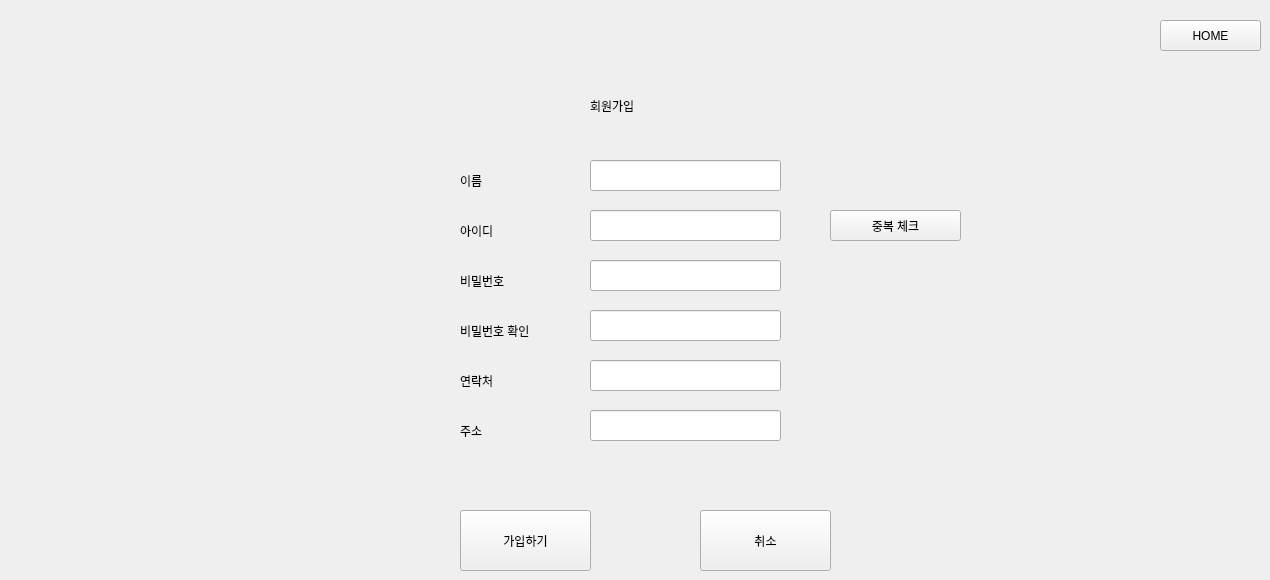
   <widget class="QWidget" name="page_2">
    <widget class="QLabel" name="label_5">
     <property name="geometry">
      <rect>
       <x>460</x>
       <y>150</y>
       <width>61</width>
       <height>61</height>
      </rect>
     </property>
     <property name="text">
      <string>이름</string>
     </property>
    </widget>
    <widget class="QLabel" name="label_6">
     <property name="geometry">
      <rect>
       <x>460</x>
       <y>200</y>
       <width>71</width>
       <height>61</height>
      </rect>
     </property>
     <property name="text">
      <string>아이디</string>
     </property>
    </widget>
    <widget class="QLabel" name="label_7">
     <property name="geometry">
      <rect>
       <x>460</x>
       <y>250</y>
       <width>71</width>
       <height>61</height>
      </rect>
     </property>
     <property name="text">
      <string>비밀번호</string>
     </property>
    </widget>
    <widget class="QLabel" name="label_8">
     <property name="geometry">
      <rect>
       <x>460</x>
       <y>300</y>
       <width>91</width>
       <height>61</height>
      </rect>
     </property>
     <property name="text">
      <string>비밀번호 확인</string>
     </property>
    </widget>
    <widget class="QLabel" name="label_9">
     <property name="geometry">
      <rect>
       <x>460</x>
       <y>350</y>
       <width>71</width>
       <height>61</height>
      </rect>
     </property>
     <property name="text">
      <string>연락처</string>
     </property>
    </widget>
    <widget class="QLineEdit" name="Join_name">
     <property name="geometry">
      <rect>
       <x>590</x>
       <y>160</y>
       <width>191</width>
       <height>31</height>
      </rect>
     </property>
    </widget>
    <widget class="QLineEdit" name="join_id">
     <property name="geometry">
      <rect>
       <x>590</x>
       <y>210</y>
       <width>191</width>
       <height>31</height>
      </rect>
     </property>
    </widget>
    <widget class="QLineEdit" name="join_pw">
     <property name="geometry">
      <rect>
       <x>590</x>
       <y>260</y>
       <width>191</width>
       <height>31</height>
      </rect>
     </property>
     <property name="echoMode">
      <enum>QLineEdit::Password</enum>
     </property>
    </widget>
    <widget class="QLineEdit" name="join_pw_2">
     <property name="geometry">
      <rect>
       <x>590</x>
       <y>310</y>
       <width>191</width>
       <height>31</height>
      </rect>
     </property>
     <property name="echoMode">
      <enum>QLineEdit::Password</enum>
     </property>
    </widget>
    <widget class="QLineEdit" name="join_call">
     <property name="geometry">
      <rect>
       <x>590</x>
       <y>360</y>
       <width>191</width>
       <height>31</height>
      </rect>
     </property>
    </widget>
    <widget class="QPushButton" name="join">
     <property name="geometry">
      <rect>
       <x>460</x>
       <y>510</y>
       <width>131</width>
       <height>61</height>
      </rect>
     </property>
     <property name="text">
      <string>가입하기</string>
     </property>
    </widget>
    <widget class="QPushButton" name="cancel">
     <property name="geometry">
      <rect>
       <x>700</x>
       <y>510</y>
       <width>131</width>
       <height>61</height>
      </rect>
     </property>
     <property name="text">
      <string>취소</string>
     </property>
    </widget>
    <widget class="QLabel" name="label_10">
     <property name="geometry">
      <rect>
       <x>590</x>
       <y>70</y>
       <width>191</width>
       <height>71</height>
      </rect>
     </property>
     <property name="styleSheet">
      <string notr="true">font: 75 28pt &quot;Arial&quot;;</string>
     </property>
     <property name="text">
      <string>회원가입</string>
     </property>
    </widget>
    <widget class="QLabel" name="label_13">
     <property name="geometry">
      <rect>
       <x>460</x>
       <y>400</y>
       <width>71</width>
       <height>61</height>
      </rect>
     </property>
     <property name="text">
      <string>주소</string>
     </property>
    </widget>
    <widget class="QLineEdit" name="join_addredss">
     <property name="geometry">
      <rect>
       <x>590</x>
       <y>410</y>
       <width>191</width>
       <height>31</height>
      </rect>
     </property>
    </widget>
    <widget class="QPushButton" name="join_double_check_btn">
     <property name="geometry">
      <rect>
       <x>830</x>
       <y>210</y>
       <width>131</width>
       <height>31</height>
      </rect>
     </property>
     <property name="text">
      <string>중복 체크</string>
     </property>
    </widget>
    <widget class="QPushButton" name="join_home_1">
     <property name="geometry">
      <rect>
       <x>1160</x>
       <y>20</y>
       <width>101</width>
       <height>31</height>
      </rect>
     </property>
     <property name="text">
      <string>HOME</string>
     </property>
    </widget>
   </widget>
